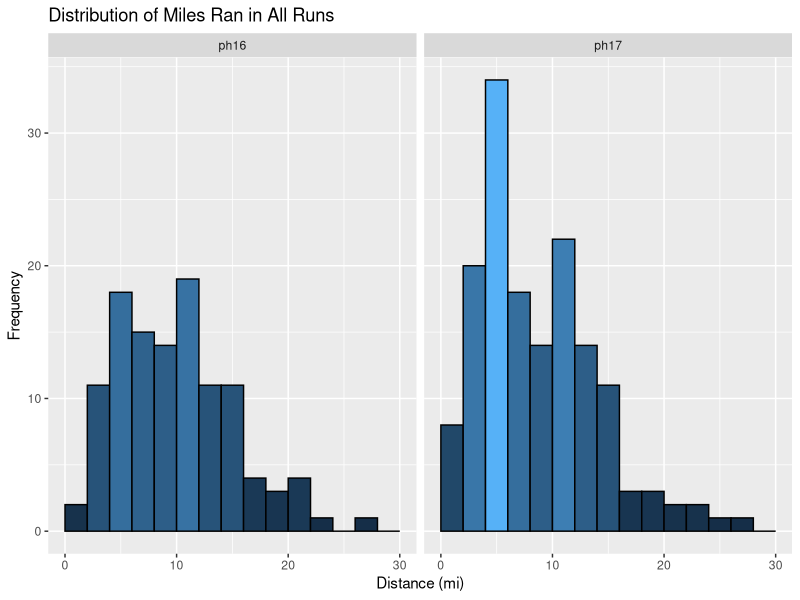
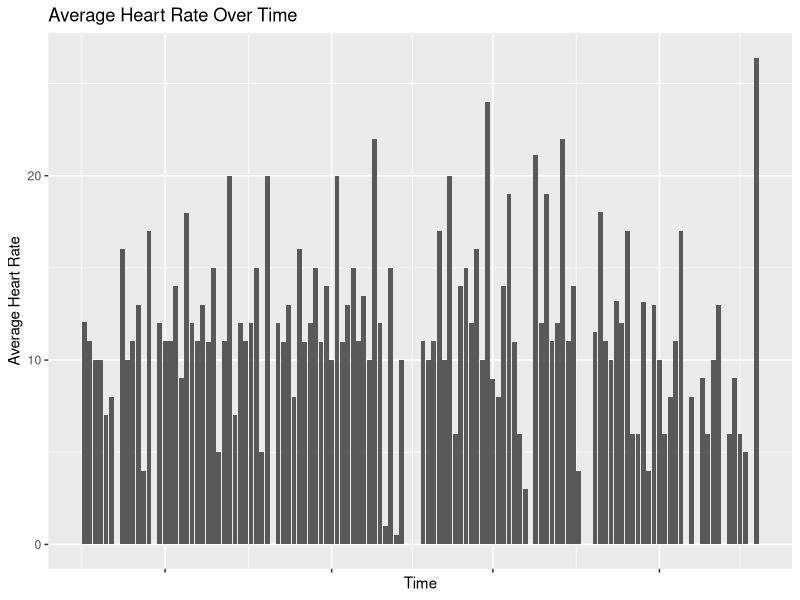
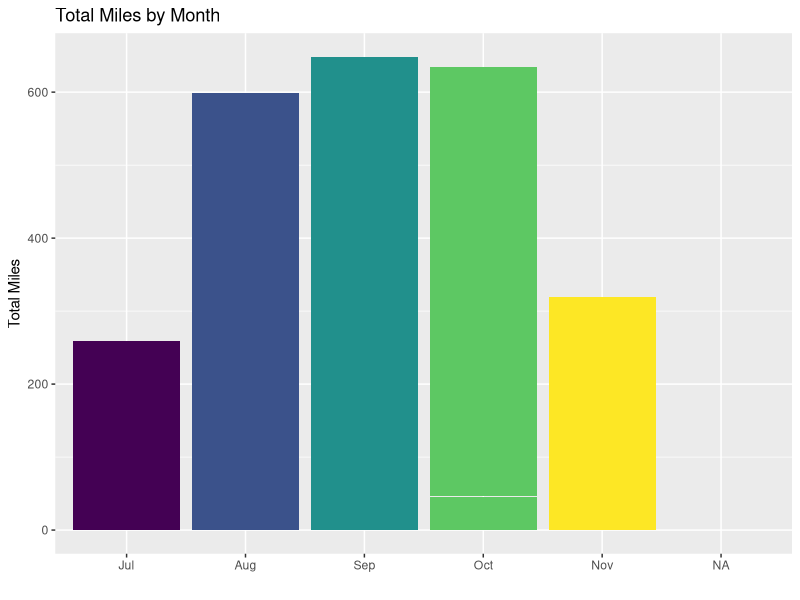

These charts were generated, in order, by the following R code: (Note: this script raises an error after producing the figures.)
## ---- chunk 1
library(tidyverse)
library(ggplot2)
library(lubridate)
library(RColorBrewer)
library(magrittr)

philly17 <- read.csv("../../Data/2017/cleanedMarathonTrainingData_philly17.csv", stringsAsFactors = F)
philly16 <- read.csv("../../Data/2016/cleanedMarathonTrainingData_philly16.csv", stringsAsFactors = F)

philly <- rbind(philly16,philly17)

philly %<>% select(-X)

#dim(philly)

glimpse(philly)

table(philly$Marathon)
## ---- chunk 2
philly %<>%
  mutate(# make POSIXct again
         Time = as.POSIXct(Time),
         Avg.Pace = as.POSIXct(Avg.Pace),
         Best.Pace = as.POSIXct(Best.Pace),
         Date = as.POSIXct(Date),
         StartTime = as.POSIXct(StartTime),
         # make Month an ordered factor
         Month = factor(Month, ordered = TRUE, 
                        levels = c("Jul","Aug","Sep","Oct","Nov")))
names(philly)
## ---- chunk 3
#distance histogram
ggplot(data = philly, aes(x = Distance)) + 
  geom_histogram(binwidth = 2, aes(fill = ..count..), colour = "black", boundary = 2) +
  scale_x_continuous(limits=c(0, 30)) +
  xlab("Distance (mi)") + 
  ylab("Frequency") + 
  ggtitle("Distribution of Miles Ran in All Runs") + 
  guides(fill=FALSE) +
  facet_grid(~Marathon)
## ---- chunk 4
cat("2017 Runs: ")
table(philly$RunCat[philly$Marathon=="ph17"])
cat("2016 Runs: ")
table(philly$RunCat[philly$Marathon=="ph16"])
## ---- chunk 5
philly %>%
  filter(Marathon == "ph17") %>%
  ggplot(aes(Date, Distance)) + 
    geom_bar(stat="identity") +
    theme(axis.text.x = element_blank()) +
    xlab("Time") + 
    ylab("Average Heart Rate") + 
    ggtitle("Average Heart Rate Over Time")
## ---- chunk 6
philly %>% filter(Marathon == "ph17") %>%
  select(Distance) %>%
  summary()
## ---- chunk 7
#miles by month bars
ggplot(philly, aes(Month, Distance, fill = Month)) + 
  geom_bar(stat="identity") +
  xlab("") + 
  ylab("Total Miles") + 
  guides(fill=FALSE) +
  ggtitle("Total Miles by Month")
  facet_grid(~Marathon)
## ---- chunk 8
ggplot(data = runs, aes(weekNumber, Distance, fill = Month)) + 
  geom_bar(stat="identity") +
  xlab("Week of Plan") + 
  ylab("Total Miles") + 
  ggtitle("Total Miles by Week of Plan")
## ---- chunk 9
runs[runs$weekNumber == 11,c('Name','weekNumber','Date','DOW','Distance')]
## ---- chunk 10
#avg. cadence grouped by month
ggplot(data = runs, aes(Month, Cad)) + 
  geom_jitter(aes(colour = Month)) +
  geom_boxplot(aes(fill = Month), outlier.colour = "black", alpha = 0.5) +
  xlab("") + 
  ylab("Cadence (Steps/Min)") + 
  guides(fill=FALSE) +
  ggtitle("Cadence by Month") 
## ---- chunk 11
ggplot(data = runs, aes(Date, Avg.HR)) + 
  geom_line(aes(group=1)) +
  geom_smooth(method = "lm", se=T) + 
  theme(axis.text.x = element_blank()) +
  xlab("Time") + 
  ylab("Average Heart Rate") + 
  ggtitle("Average Heart Rate Over Time")
## ---- chunk 12
#avg. HR grouped by month
ggplot(data = runs, aes(Month, Avg.HR)) + 
  geom_jitter(aes(colour = Month)) +
  geom_boxplot(aes(fill = Month), outlier.colour = "black", alpha = 0.5) + 
  xlab("Month") + 
  ylab("Avg. Heart Rate") + 
  ggtitle("Average Heart Rate per Month") 
## ---- chunk 13
#avg. cadence grouped by month
ggplot(data = runs, aes(RunType, Cad)) + 
  geom_jitter(aes(colour = RunType)) +
  geom_boxplot(aes(fill = RunType), outlier.colour = "black", alpha = 0.5) +
  scale_colour_brewer(palette = "Set1") +
  scale_fill_brewer(palette = "Set1") +
  xlab("Run Type") + 
  ylab("Cadence") + 
  guides(fill=FALSE) +
  coord_flip() + 
  ggtitle("Cadence per Run Type") 

## ---- chunk 14
ggplot(data = runs, aes(Cad, Avg.HR)) + 
  geom_point(aes(colour = RunType), na.rm = TRUE) +
  #geom_smooth() +
  xlab("Cadence") + 
  ylab("Average Heart Rate") + 
  scale_y_continuous(limits = c(110, 160)) +
  ggtitle("Average Heart Rate by Cadence")
## ---- chunk 15
#avg. cadence grouped by month
ggplot(data = runs, aes(RunType, Avg.HR)) + 
  geom_jitter(aes(colour = RunType)) +
  geom_boxplot(aes(fill = RunType), outlier.colour = "black", alpha = 0.5) +
  xlab("Run Type") + 
  ylab("Avg Heart Rate") + 
  guides(fill=FALSE) +
  coord_flip() + 
  ggtitle("Average Heart Rate per Run Type") 
## ---- chunk 16
runs[which.max(runs$Avg.HR),c("Name","Date","Distance","Avg.HR","Max.HR")]
## ---- chunk 17
ggplot(data = runs, aes(Date, Avg.Pace, colour = RunType)) + 
  geom_point() +
  geom_smooth(fill = NA) +  
  theme(axis.text.x = element_blank()) +
  theme(axis.text.y = element_blank()) +
  xlab("Date") + 
  ylab("Average Pace (mile/minute)") + 
  ggtitle("Average Pace Over Time") + 
  labs(caption="")
## ---- chunk 18
ggplot(data = runs, aes(Date, Avg.Pace, colour = RunType)) + 
  geom_point() +
  geom_smooth(fill = NA) +  
  theme(axis.text.x = element_blank()) +
  theme(axis.text.y = element_blank()) +
  xlab("Date") + 
  ylab("Average Pace (mile/minute)") + 
  ggtitle("Average Pace Over Time") + 
  labs(caption="") + 
  facet_grid(RunType~.)
## ---- chunk 19
table(runs$RunType)

ggplot(data = runs, aes(RunType, (Cad*((hour(runs$Time)*60)+(minute(runs$Time))+(second(runs$Time)/60))))) + 
  geom_bar(aes(fill = RunType), stat = "identity") +
  xlab("Run Type") + 
  ylab("Steps") + 
  guides(fill=FALSE) +
  ggtitle("Total Steps Taken by Run Type") 
## ---- chunk 20
ggplot(data = runs, aes(Elevation.Gain, Avg.HR)) + 
  geom_point(aes(colour = RunType), na.rm = TRUE) +
  geom_smooth(fill = NA, na.rm = TRUE) +
  xlab("Elevation Gain (ft.)") + 
  ylab("Average Heart Rate (BPM)") +
  scale_y_continuous(limits = c(110, 160)) +
  ggtitle("Average Heart Rate by Elevation Gain")
## ---- chunk 21
ggplot(data = runs, aes(RunType, Max.HR)) + 
  geom_jitter(aes(colour = RunType)) +
  geom_boxplot(aes(fill = RunType), outlier.colour = "black", alpha = 0.5) +
  xlab("Run Type") + 
  ylab("Max Heart Rate (BPM)") + 
  ggtitle("Max Heart Rate by Run Type")
